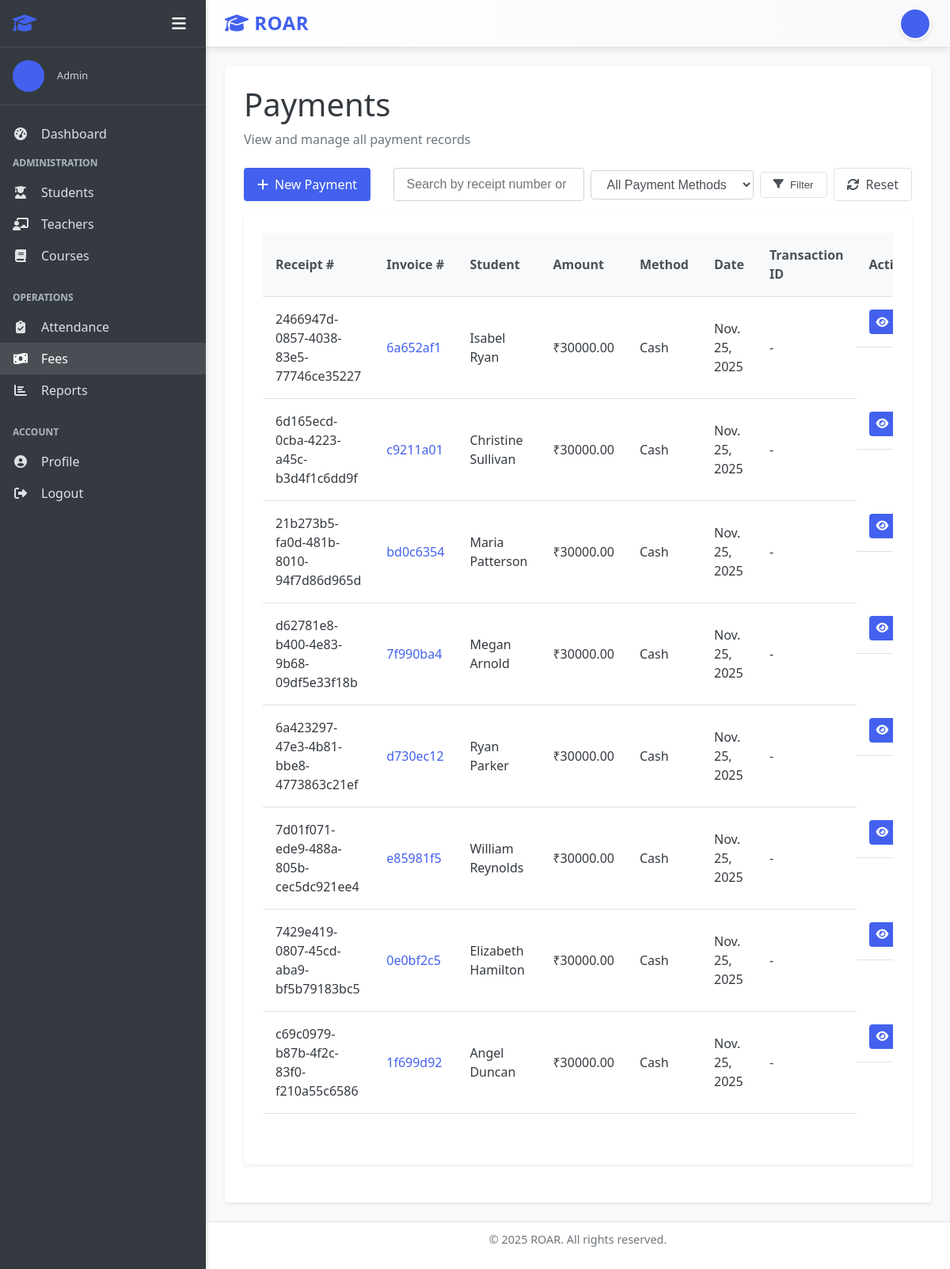
The page /fees/payments/ (signed in) on the database its author committed.
### accounts/models.py (models this page shows, shortened)
class User(AbstractUser):
    USER_TYPE_CHOICES = (
        ('admin', 'Admin'),
        ('teacher', 'Teacher'),
        ('student', 'Student'),
    )
    user_type = models.CharField(max_length=10, choices=USER_TYPE_CHOICES, default='student')
    profile_pic = models.ImageField(upload_to='profile_pics/', null=True, blank=True)
    address = models.TextField(null=True, blank=True)
    mobile = models.CharField(max_length=15, null=True, blank=True)
    @property
    def is_admin(self):
        return self.user_type == 'admin'
    @property
    def is_teacher(self):
        return self.user_type == 'teacher'
    @property
    def is_student(self):
        return self.user_type == 'student'

### fees/models.py (models this page shows, shortened)
class Payment(models.Model):
    PAYMENT_METHOD_CHOICES = (
        ('cash', 'Cash'),
        ('credit_card', 'Credit Card'),
        ('bank_transfer', 'Bank Transfer'),
        ('check', 'Check'),
        ('other', 'Other'),
    )
    invoice = models.ForeignKey(FeeInvoice, on_delete=models.CASCADE, related_name='payments')
    amount = models.DecimalField(max_digits=10, decimal_places=2)
    payment_date = models.DateField(auto_now_add=True)
    payment_method = models.CharField(max_length=15, choices=PAYMENT_METHOD_CHOICES)
    transaction_id = models.CharField(max_length=100, blank=True, null=True)
    receipt_number = models.CharField(max_length=20, unique=True, default=uuid.uuid4)
    notes = models.TextField(blank=True, null=True)
    class Meta:
        ordering = ['-payment_date']

class FeeInvoice(models.Model):
    STATUS_CHOICES = (
        ('pending', 'Pending'),
        ('paid', 'Paid'),
        ('overdue', 'Overdue'),
        ('cancelled', 'Cancelled'),
    )
    invoice_number = models.CharField(max_length=20, unique=True, default=uuid.uuid4)
    student = models.ForeignKey(Student, on_delete=models.CASCADE, related_name='fee_invoices')
    total_amount = models.DecimalField(max_digits=10, decimal_places=2)
    paid_amount = models.DecimalField(max_digits=10, decimal_places=2, default=0)
    status = models.CharField(max_length=10, choices=STATUS_CHOICES, default='pending')
    due_date = models.DateField()
    issue_date = models.DateField(auto_now_add=True)
    notes = models.TextField(blank=True, null=True)
    class Meta:
        ordering = ['-issue_date']

### students/models.py (models this page shows, shortened)
class Student(models.Model):
    user = models.OneToOneField(User, on_delete=models.CASCADE, related_name='student_profile')
    student_id = models.CharField(max_length=20, unique=True)
    date_of_birth = models.DateField(null=True, blank=True)
    gender = models.CharField(max_length=10, choices=(('male', 'Male'), ('female', 'Female'), ('other', 'Other')))
    parent_name = models.CharField(max_length=100, null=True, blank=True)
    parent_mobile = models.CharField(max_length=15, null=True, blank=True)
    admission_date = models.DateField(auto_now_add=True)
    class Meta:
        ordering = ['user__first_name', 'user__last_name']

### fees/views.py (the view)
# urls.py: path('payments/', views.PaymentListView.as_view(), name='payment_list'),
class PaymentListView(LoginRequiredMixin, AdminRequiredMixin, ListView):
    model = Payment
    template_name = 'fees/payment_list.html'
    context_object_name = 'payments'
    paginate_by = 10

### students/views.py (called while the page is built)
    def test_func(self):
        return self.request.user.is_authenticated and self.request.user.is_admin

### templates/fees/payment_list.html (shortened to what this page needs)
{% extends "base.html" %}
{% block content %}
<div class="dashboard-header">
    <h1>Payments</h1>
    <p>View and manage all payment records</p>
</div>
<div class="action-bar">
    <div class="action-buttons">
        <a href="{% url 'payment_create' %}" class="btn btn-primary">
            <i class="fas fa-plus"></i> New Payment
        </a>
    </div>
    <div class="filter-section">
        <form method="get" class="filter-form">
            <div class="form-group">
                <input type="text" name="search" placeholder="Search by receipt number or student" class="form-control" value="{{ request.GET.search }}">
            </div>
            <div class="form-group">
                <select name="payment_method" class="form-control">
                    <option value="">All Payment Methods</option>
                </select>
            </div>
            <button type="submit" class="btn btn-outline">
                <i class="fas fa-filter"></i> Filter
            </button>
            <a href="{% url 'payment_list' %}" class="btn btn-outline">
                <i class="fas fa-sync"></i> Reset
            </a>
        </form>
    </div>
</div>
<div class="card">
    <div class="card-body">
        {% if payments %}
        <div class="table-container">
            <table class="table">
                <thead>
                    <tr>
                        <th>Receipt #</th>
                        <th>Invoice #</th>
                        <th>Student</th>
                        <th>Amount</th>
                        <th>Method</th>
                        <th>Date</th>
                        <th>Transaction ID</th>
                        <th>Actions</th>
                    </tr>
                </thead>
                <tbody>
                    {% for payment in payments %}
                    <tr>
                        <td>{{ payment.receipt_number }}</td>
                        <td>
                            <a href="{% url 'fee_invoice_detail' payment.invoice.id %}">
                                {{ payment.invoice.invoice_number }}
                            </a>
                        </td>
                        <td>{{ payment.invoice.student.user.get_full_name }}</td>
                        <td>₹{{ payment.amount|floatformat:2 }}</td>
                        <td>{{ payment.get_payment_method_display }}</td>
                        <td>{{ payment.payment_date }}</td>
                        <td>{{ payment.transaction_id|default:"-" }}</td>
                        <td class="table-actions">
                            <a href="{% url 'fee_invoice_detail' payment.invoice.id %}" class="btn btn-sm btn-primary">
                                <i class="fas fa-eye"></i> View Invoice
                            </a>
                        </td>
                    </tr>
                    {% endfor %}
                </tbody>
            </table>
        </div>
        {% endif %}
    </div>
</div>
{% endblock %}

### templates/base.html (shortened to what this page needs)
<!DOCTYPE html>
<html lang="en">
<head>
    <link rel="stylesheet" href="/static/css/style.css">
    <link rel="stylesheet" href="https://cdnjs.cloudflare.com/ajax/libs/font-awesome/6.4.0/css/all.min.css">
</head>
<body>
    <div class="app-container {% if not user.is_authenticated %}auth-page{% endif %}">
        {% if user.is_authenticated %}
        <aside class="sidebar">
            <div class="sidebar-header">
                <h2><i class="fas fa-graduation-cap"></i> </h2>
                <div class="sidebar-controls">
                    <button class="sidebar-toggle" id="sidebarToggle">
                        <i class="fas fa-bars"></i>
                    </button>
                </div>
            </div>
            <div class="sidebar-user">
                {% if user.profile_pic %}
                    <img src="{{ user.profile_pic.url }}" alt="{{ user.get_full_name }}" class="user-avatar">
                {% else %}
                    <div class="user-avatar-placeholder">
                    </div>
                {% endif %}
                <div class="user-info">
                    <p class="user-role">{{ user.get_user_type_display }}</p>
                </div>
            </div>
            <nav class="sidebar-nav">
                <ul>
                    <li><a href="{% url 'dashboard' %}" class="{% if request.path == '/' %}active{% endif %}">
                        <i class="fas fa-tachometer-alt"></i> <span class="menu-text">Dashboard</span>
                    </a></li>
                    {% if user.is_admin %}
                    <li class="nav-section">
                        <span class="nav-section-title">Administration</span>
                        <ul>
                            <li><a href="{% url 'student_list' %}" class="{% if '/students/' in request.path %}active{% endif %}">
                                <i class="fas fa-user-graduate"></i> <span class="menu-text">Students</span>
                            </a></li>
                            <li><a href="{% url 'teacher_list' %}" class="{% if '/teachers/' in request.path %}active{% endif %}">
                                <i class="fas fa-chalkboard-teacher"></i> <span class="menu-text">Teachers</span>
                            </a></li>
                            <li><a href="{% url 'course_list' %}" class="{% if '/courses/' in request.path %}active{% endif %}">
                                <i class="fas fa-book"></i> <span class="menu-text">Courses</span>
                            </a></li>
                        </ul>
                    </li>
                    <li class="nav-section">
                        <span class="nav-section-title">Operations</span>
                        <ul>
                            <li><a href="{% url 'attendance_record_list' %}" class="{% if '/attendance/' in request.path %}active{% endif %}">
                                <i class="fas fa-clipboard-check"></i> <span class="menu-text">Attendance</span>
                            </a></li>
                            <li><a href="{% url 'fee_invoice_list' %}" class="{% if '/fees/' in request.path %}active{% endif %}">
                                <i class="fas fa-money-bill-wave"></i> <span class="menu-text">Fees</span>
                            </a></li>
                            <li><a href="{% url 'report_dashboard' %}" class="{% if '/reports/' in request.path %}active{% endif %}">
                                <i class="fas fa-chart-bar"></i> <span class="menu-text">Reports</span>
                            </a></li>
                        </ul>
                    </li>
                    {% endif %}
                    <li class="nav-section">
                        <span class="nav-section-title">Account</span>
                        <ul>
                            <li><a href="{% url 'profile' %}">
                                <i class="fas fa-user-circle"></i> <span class="menu-text">Profile</span>
                            </a></li>
                            <li><a href="{% url 'logout' %}">
                                <i class="fas fa-sign-out-alt"></i> <span class="menu-text">Logout</span>
                            </a></li>
                        </ul>
                    </li>
                </ul>
            </nav>
        </aside>
        {% endif %}
        <main class="main-content {% if not user.is_authenticated %}auth-main{% endif %}">
            {% if user.is_authenticated %}
            <header class="main-header">
                <div class="header-left">
                    <h1><i class="fas fa-graduation-cap"></i> ROAR</h1>
                </div>
                <div class="header-right">
                    <div class="header-user">
                        <a href="{% url 'profile' %}" class="user-profile-link">
                            {% if user.profile_pic %}
                            <img src="{{ user.profile_pic.url }}" alt="{{ user.get_full_name }}" class="user-avatar-small">
                            {% else %}
                            <div class="user-avatar-small-placeholder">
                            </div>
                            {% endif %}
                        </a>
                    </div>
                </div>
            </header>
            {% endif %}
            <div class="content-wrapper">
                <div class="content">
                    {% block content %}{% endblock %}
                </div>
            </div>
            <footer class="main-footer">
                <p>&copy; {% now "Y" %} ROAR. All rights reserved.</p>
            </footer>
        </main>
    </div>
</body>
</html>

### templates/fees/payment_list.html (style rules this page uses)
.action-bar { display: flex; justify-content: space-between; align-items: center; margin-bottom: var(--spacing-md); flex-wrap: wrap; gap: var(--spacing-md); }
.filter-form { display: flex; gap: 0.5rem; align-items: center; flex-wrap: wrap; }
.filter-form .form-group { margin-bottom: 0; }
.filter-form .form-control { width: auto; display: inline-block; }
.table-actions { white-space: nowrap; }

### rows shown on the page
User: user_type "Admin"
Payment: receipt_number "2466947d-0857-4038-83e5-77746ce35227", invoice.invoice_number "6a652af1", invoice.student.user.get_full_name "Isabel Ryan", amount "30000.00", payment_method "Cash", payment_date "Nov. 25, 2025", transaction_id "-"
Payment: receipt_number "6d165ecd-0cba-4223-a45c-b3d4f1c6dd9f", invoice.invoice_number "c9211a01", invoice.student.user.get_full_name "Christine Sullivan", amount "30000.00", payment_method "Cash", payment_date "Nov. 25, 2025", transaction_id "-"
Payment: receipt_number "21b273b5-fa0d-481b-8010-94f7d86d965d", invoice.invoice_number "bd0c6354", invoice.student.user.get_full_name "Maria Patterson", amount "30000.00", payment_method "Cash", payment_date "Nov. 25, 2025", transaction_id "-"
Payment: receipt_number "d62781e8-b400-4e83-9b68-09df5e33f18b", invoice.invoice_number "7f990ba4", invoice.student.user.get_full_name "Megan Arnold", amount "30000.00", payment_method "Cash", payment_date "Nov. 25, 2025", transaction_id "-"
Payment: receipt_number "6a423297-47e3-4b81-bbe8-4773863c21ef", invoice.invoice_number "d730ec12", invoice.student.user.get_full_name "Ryan Parker", amount "30000.00", payment_method "Cash", payment_date "Nov. 25, 2025", transaction_id "-"
Payment: receipt_number "7d01f071-ede9-488a-805b-cec5dc921ee4", invoice.invoice_number "e85981f5", invoice.student.user.get_full_name "William Reynolds", amount "30000.00", payment_method "Cash", payment_date "Nov. 25, 2025", transaction_id "-"
Payment: receipt_number "7429e419-0807-45cd-aba9-bf5b79183bc5", invoice.invoice_number "0e0bf2c5", invoice.student.user.get_full_name "Elizabeth Hamilton", amount "30000.00", payment_method "Cash", payment_date "Nov. 25, 2025", transaction_id "-"
Payment: receipt_number "c69c0979-b87b-4f2c-83f0-f210a55c6586", invoice.invoice_number "1f699d92", invoice.student.user.get_full_name "Angel Duncan", amount "30000.00", payment_method "Cash", payment_date "Nov. 25, 2025", transaction_id "-"
